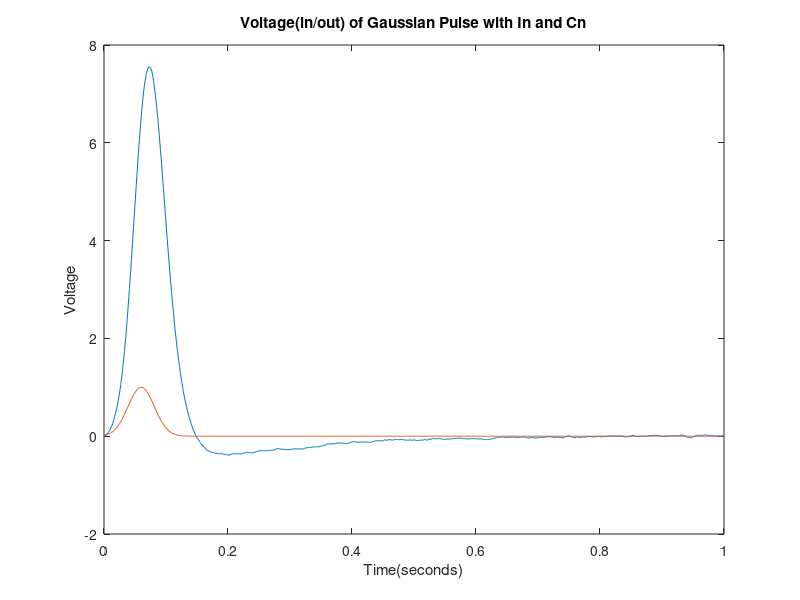
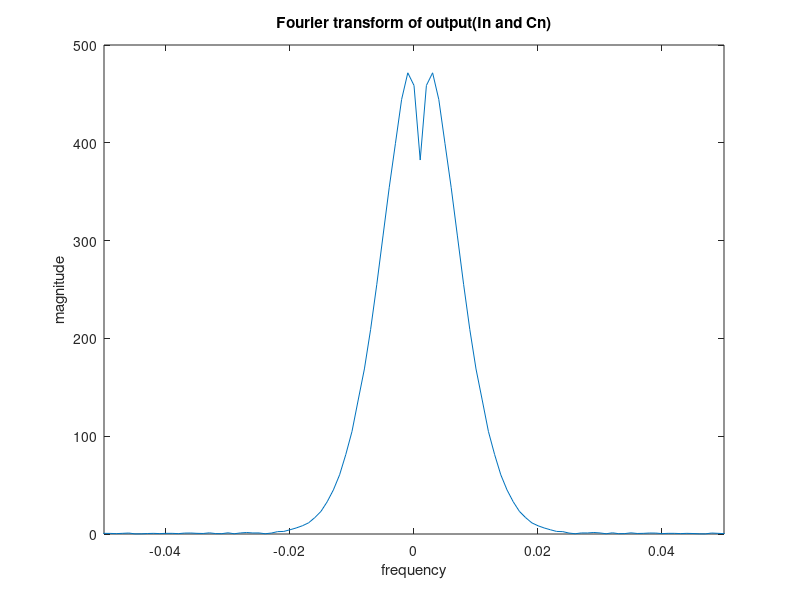
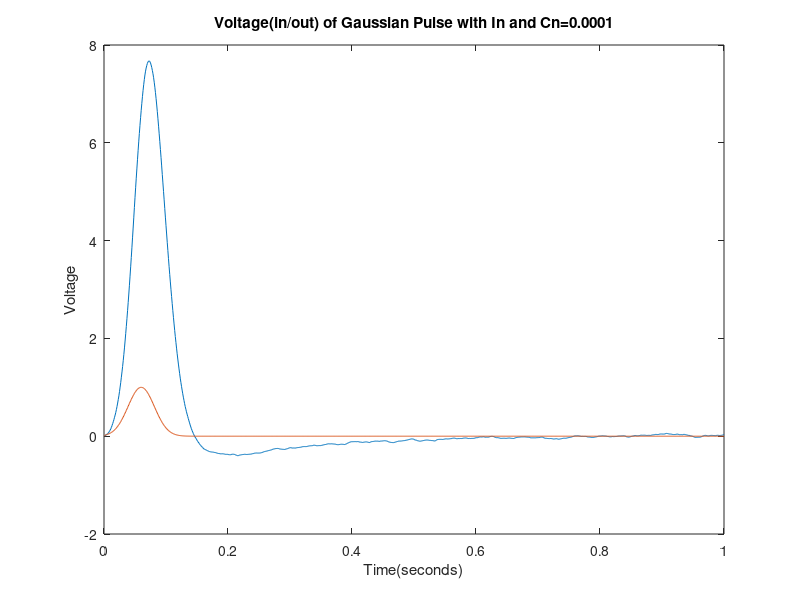
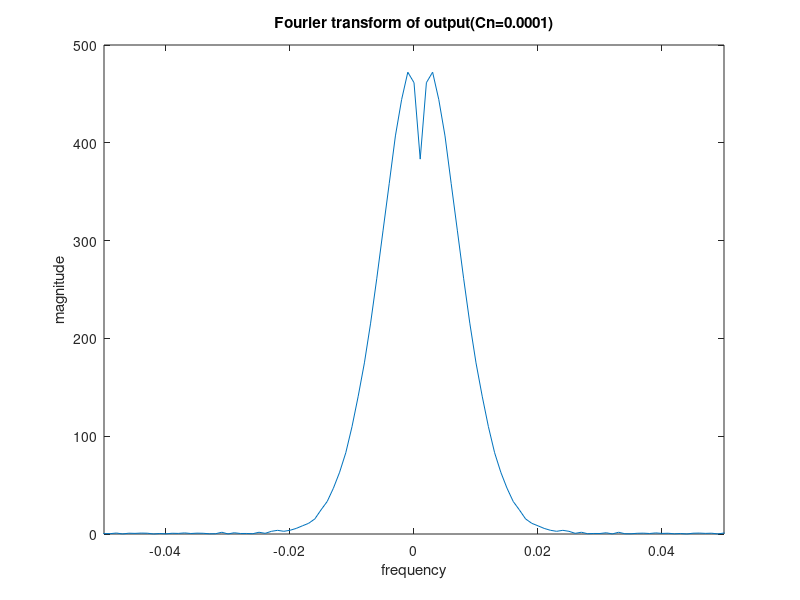

These charts were generated, in order, by the following MATLAB code:
clear all

runTime = 1; %given in seconds
timecuts = 1000;
dt =runTime/timecuts;

R1=1;
C1=0.25;
R2=2;
L1=0.2;
R3=10;
a=100;
R4=0.1;
Ro=1000;
Cn=0.00001;
     

C = [  0, 0,   0,  0, 0, 0, 0, 0; ... V1
     -C1,C1,   0,  0, 0, 0, 0, 0; ... V2
       0, 0, -L1,  0, 0, 0, 0, 0; ... I1
       0, 0,   0, Cn, 0, 0, 0, 0; ... V3
       0, 0,   0,  0, 0, 0, 0, 0; ... I3
       0, 0,   0, Cn, 0, 0, 0, 0; ... V4
       0, 0,   0,  0, 0, 0, 0, 0; ... In
       0, 0,   0,  0, 0, 0, 0, 0]   %Vo
   
   %     V1             V2  I1    V3  I3     V4  In            Vo  
G = [     1,             0,  0,    0,  0,     0,  0,            0; ... V1
      -1/R1, (1/R2 + 1/R1), -1,    0,  0,     0,  0,            0; ... V2
          0,             1,  0,   -1,  0,     0,  0,            0; ... I1
          0,             0, -1, 1/R3,  0,     0, -1,            0; ... V3
          0,             0,  0,    0, -a,     1,  0,            0; ... I3
          0,             0,  0, 1/R3, -1,     0, -1,            0; ... V4
          0,             0,  0,    0,  0,     0,  1,            0; ... In
          0,             0,  0,    0,  0, -1/R4,  0, (1/R4 +1/Ro)]   %Vo
   
%Gaussian pulse
mag = 1;
dev = 0.03;
delay = 0.06;
Flist = zeros(8,1,timecuts);
for count = 1:1:timecuts
    Flist(1,1,count) = mag*exp(-((count*dt-delay)/dev)^2);%for gaussian pulse
    Flist(7,1,count) = 0.001*randn;
end
Vlist = zeros(8,1,timecuts);

for count  = 2:1:timecuts
    A = C/dt +G;
    
    Vlist(:,:,count) = A\(C*Vlist(:,:,count-1)/dt +Flist(:,:,count));
end
      
V1list(1,:) = Vlist(1,1,:);
V2list(1,:) = Vlist(2,1,:);
ILlist(1,:) = Vlist(3,1,:);
I3list(1,:) = Vlist(4,1,:);
V4list(1,:) = Vlist(5,1,:);
Inlist(1,:) = Vlist(7,1,:);
Volist(1,:) = Vlist(8,1,:);

figure(7)
plot((1:timecuts).*dt,Volist(1,:))
xlabel('Time(seconds)')
ylabel('Voltage')
title('Voltage(in/out) of Gaussian Pulse with In and Cn')
hold on
plot((1:timecuts).*dt,V1list(1,:))
hold off

figure(8)
g = abs(fftshift(fft(Volist(1,:))));
plot(((1:length(g))/timecuts)-0.5,g)
xlim([-0.05 0.05])
xlabel('frequency')
ylabel('magnitude')
title('Fourier transform of output(In and Cn)')

%changing Cn
Cn=0.0001;
     

C = [  0, 0,   0,  0, 0, 0, 0, 0; ... V1
     -C1,C1,   0,  0, 0, 0, 0, 0; ... V2
       0, 0, -L1,  0, 0, 0, 0, 0; ... I1
       0, 0,   0, Cn, 0, 0, 0, 0; ... V3
       0, 0,   0,  0, 0, 0, 0, 0; ... I3
       0, 0,   0, Cn, 0, 0, 0, 0; ... V4
       0, 0,   0,  0, 0, 0, 0, 0; ... In
       0, 0,   0,  0, 0, 0, 0, 0];   %Vo

%Gaussian pulse
mag = 1;
dev = 0.03;
delay = 0.06;
Flist = zeros(8,1,timecuts);
for count = 1:1:timecuts
    Flist(1,1,count) = mag*exp(-((count*dt-delay)/dev)^2);%for gaussian pulse
    Flist(7,1,count) = 0.001*randn;
end
Vlist = zeros(8,1,timecuts);

for count  = 2:1:timecuts
    A = C/dt +G;
    
    Vlist(:,:,count) = A\(C*Vlist(:,:,count-1)/dt +Flist(:,:,count));
end
      
V1list(1,:) = Vlist(1,1,:);
V2list(1,:) = Vlist(2,1,:);
ILlist(1,:) = Vlist(3,1,:);
I3list(1,:) = Vlist(4,1,:);
V4list(1,:) = Vlist(5,1,:);
Inlist(1,:) = Vlist(7,1,:);
Volist(1,:) = Vlist(8,1,:);

figure(9)
plot((1:timecuts).*dt,Volist(1,:))
xlabel('Time(seconds)')
ylabel('Voltage')
title('Voltage(in/out) of Gaussian Pulse with In and Cn=0.0001')
hold on
plot((1:timecuts).*dt,V1list(1,:))
hold off

figure(10)
g = abs(fftshift(fft(Volist(1,:))));
plot(((1:length(g))/timecuts)-0.5,g)
xlim([-0.05 0.05])
xlabel('frequency')
ylabel('magnitude')
title('Fourier transform of output(Cn=0.0001)')

%new Cn
Cn=0.001;
     

C = [  0, 0,   0,  0, 0, 0, 0, 0; ... V1
     -C1,C1,   0,  0, 0, 0, 0, 0; ... V2
       0, 0, -L1,  0, 0, 0, 0, 0; ... I1
       0, 0,   0, Cn, 0, 0, 0, 0; ... V3
       0, 0,   0,  0, 0, 0, 0, 0; ... I3
       0, 0,   0, Cn, 0, 0, 0, 0; ... V4
       0, 0,   0,  0, 0, 0, 0, 0; ... In
       0, 0,   0,  0, 0, 0, 0, 0];   %Vo
   

%Gaussian pulse
mag = 1;
dev = 0.03;
delay = 0.06;
Flist = zeros(8,1,timecuts);
for count = 1:1:timecuts
    Flist(1,1,count) = mag*exp(-((count*dt-delay)/dev)^2);%for gaussian pulse
    Flist(7,1,count) = 0.001*randn;
end
Vlist = zeros(8,1,timecuts);

for count  = 2:1:timecuts
    A = C/dt +G;
    
    Vlist(:,:,count) = A\(C*Vlist(:,:,count-1)/dt +Flist(:,:,count));
end
      
V1list(1,:) = Vlist(1,1,:);
V2list(1,:) = Vlist(2,1,:);
ILlist(1,:) = Vlist(3,1,:);
I3list(1,:) = Vlist(4,1,:);
V4list(1,:) = Vlist(5,1,:);
Inlist(1,:) = Vlist(7,1,:);
Volist(1,:) = Vlist(8,1,:);

figure(11)
plot((1:timecuts).*dt,Volist(1,:))
xlabel('Time(seconds)')
ylabel('Voltage')
title('Voltage of Gaussian Pulse with In and Cn=0.001')
hold on
plot((1:timecuts).*dt,V1list(1,:))
hold off

figure(12)
g = abs(fftshift(fft(Volist(1,:))));
plot(((1:length(g))/timecuts)-0.5,g)
xlim([-0.05 0.05])
xlabel('frequency')
ylabel('magnitude')
title('Fourier transform of output(Cn=0.001)')


%new Cn
Cn=0.01;
     

C = [  0, 0,   0,  0, 0, 0, 0, 0; ... V1
     -C1,C1,   0,  0, 0, 0, 0, 0; ... V2
       0, 0, -L1,  0, 0, 0, 0, 0; ... I1
       0, 0,   0, Cn, 0, 0, 0, 0; ... V3
       0, 0,   0,  0, 0, 0, 0, 0; ... I3
       0, 0,   0, Cn, 0, 0, 0, 0; ... V4
       0, 0,   0,  0, 0, 0, 0, 0; ... In
       0, 0,   0,  0, 0, 0, 0, 0];   %Vo
   

%Gaussian pulse
mag = 1;
dev = 0.03;
delay = 0.06;
Flist = zeros(8,1,timecuts);
for count = 1:1:timecuts
    Flist(1,1,count) = mag*exp(-((count*dt-delay)/dev)^2);%for gaussian pulse
    Flist(7,1,count) = 0.001*randn;
end
Vlist = zeros(8,1,timecuts);

for count  = 2:1:timecuts
    A = C/dt +G;
    
    Vlist(:,:,count) = A\(C*Vlist(:,:,count-1)/dt +Flist(:,:,count));
end
      
V1list(1,:) = Vlist(1,1,:);
V2list(1,:) = Vlist(2,1,:);
ILlist(1,:) = Vlist(3,1,:);
I3list(1,:) = Vlist(4,1,:);
V4list(1,:) = Vlist(5,1,:);
Inlist(1,:) = Vlist(7,1,:);
Volist(1,:) = Vlist(8,1,:);

figure(13)
plot((1:timecuts).*dt,Volist(1,:))
xlabel('Time(seconds)')
ylabel('Voltage')
title('Voltage(in/out) of Gaussian Pulse with In and Cn=0.01')
hold on
plot((1:timecuts).*dt,V1list(1,:))
hold off

figure(14)
g = abs(fftshift(fft(Volist(1,:))));
plot(((1:length(g))/timecuts)-0.5,g)
xlim([-0.05 0.05])
xlabel('frequency')
ylabel('magnitude')
title('Fourier transform of output(Cn=0.01)')

disp('3.(c.6)Raising the Cn of the circuit tends to elongate the bandwidth')

clear all
%changing timesteps
runTime = 1; %given in seconds
timecuts = 100;
dt =runTime/timecuts;

R1=1;
C1=0.25;
R2=2;
L1=0.2;
R3=10;
a=100;
R4=0.1;
Ro=1000;
Cn=0.00001;
     

C = [  0, 0,   0,  0, 0, 0, 0, 0; ... V1
     -C1,C1,   0,  0, 0, 0, 0, 0; ... V2
       0, 0, -L1,  0, 0, 0, 0, 0; ... I1
       0, 0,   0, Cn, 0, 0, 0, 0; ... V3
       0, 0,   0,  0, 0, 0, 0, 0; ... I3
       0, 0,   0, Cn, 0, 0, 0, 0; ... V4
       0, 0,   0,  0, 0, 0, 0, 0; ... In
       0, 0,   0,  0, 0, 0, 0, 0];   %Vo
   
   %     V1             V2  I1    V3  I3     V4  In            Vo  
G = [     1,             0,  0,    0,  0,     0,  0,            0; ... V1
      -1/R1, (1/R2 + 1/R1), -1,    0,  0,     0,  0,            0; ... V2
          0,             1,  0,   -1,  0,     0,  0,            0; ... I1
          0,             0, -1, 1/R3,  0,     0, -1,            0; ... V3
          0,             0,  0,    0, -a,     1,  0,            0; ... I3
          0,             0,  0, 1/R3, -1,     0, -1,            0; ... V4
          0,             0,  0,    0,  0,     0,  1,            0; ... In
          0,             0,  0,    0,  0, -1/R4,  0, (1/R4 +1/Ro)];   %Vo

%Gaussian pulse
mag = 1;
dev = 0.03;
delay = 0.06;
Flist = zeros(8,1,timecuts);
for count = 1:1:timecuts
    Flist(1,1,count) = mag*exp(-((count*dt-delay)/dev)^2);%for gaussian pulse
    Flist(7,1,count) = 0.001*randn;
end
Vlist = zeros(8,1,timecuts);

for count  = 2:1:timecuts
    A = C/dt +G;
    
    Vlist(:,:,count) = A\(C*Vlist(:,:,count-1)/dt +Flist(:,:,count));
end
      
V1list(1,:) = Vlist(1,1,:);
V2list(1,:) = Vlist(2,1,:);
ILlist(1,:) = Vlist(3,1,:);
I3list(1,:) = Vlist(4,1,:);
V4list(1,:) = Vlist(5,1,:);
Inlist(1,:) = Vlist(7,1,:);
Volist(1,:) = Vlist(8,1,:);

figure(15)
plot((1:timecuts).*dt,Volist(1,:))
xlabel('Time(seconds)')
ylabel('Voltage')
title('Vout of Gaussian Pulse with In and Cn timesteps=100')
hold on
plot((1:timecuts).*dt,V1list(1,:))
hold off

figure(16)
g = abs(fftshift(fft(Volist(1,:))));
plot(((1:length(g))/timecuts)-0.5,g)
xlim([-0.5 0.5])
xlabel('frequency')
ylabel('magnitude')
title('Fourier transform of output(timesteps=100)')

%new timestep
clear all
runTime = 1; %given in seconds
timecuts = 10000;
dt =runTime/timecuts;

R1=1;
C1=0.25;
R2=2;
L1=0.2;
R3=10;
a=100;
R4=0.1;
Ro=1000;
Cn=0.00001;
     

C = [  0, 0,   0,  0, 0, 0, 0, 0; ... V1
     -C1,C1,   0,  0, 0, 0, 0, 0; ... V2
       0, 0, -L1,  0, 0, 0, 0, 0; ... I1
       0, 0,   0, Cn, 0, 0, 0, 0; ... V3
       0, 0,   0,  0, 0, 0, 0, 0; ... I3
       0, 0,   0, Cn, 0, 0, 0, 0; ... V4
       0, 0,   0,  0, 0, 0, 0, 0; ... In
       0, 0,   0,  0, 0, 0, 0, 0];   %Vo
   
   %     V1             V2  I1    V3  I3     V4  In            Vo  
G = [     1,             0,  0,    0,  0,     0,  0,            0; ... V1
      -1/R1, (1/R2 + 1/R1), -1,    0,  0,     0,  0,            0; ... V2
          0,             1,  0,   -1,  0,     0,  0,            0; ... I1
          0,             0, -1, 1/R3,  0,     0, -1,            0; ... V3
          0,             0,  0,    0, -a,     1,  0,            0; ... I3
          0,             0,  0, 1/R3, -1,     0, -1,            0; ... V4
          0,             0,  0,    0,  0,     0,  1,            0; ... In
          0,             0,  0,    0,  0, -1/R4,  0, (1/R4 +1/Ro)];   %Vo

%Gaussian pulse
mag = 1;
dev = 0.03;
delay = 0.06;
Flist = zeros(8,1,timecuts);
for count = 1:1:timecuts
    Flist(1,1,count) = mag*exp(-((count*dt-delay)/dev)^2);%for gaussian pulse
    Flist(7,1,count) = 0.001*randn;
end
Vlist = zeros(8,1,timecuts);

for count  = 2:1:timecuts
    A = C/dt +G;
    
    Vlist(:,:,count) = A\(C*Vlist(:,:,count-1)/dt +Flist(:,:,count));
end
      
V1list(1,:) = Vlist(1,1,:);
V2list(1,:) = Vlist(2,1,:);
ILlist(1,:) = Vlist(3,1,:);
I3list(1,:) = Vlist(4,1,:);
V4list(1,:) = Vlist(5,1,:);
Inlist(1,:) = Vlist(7,1,:);
Volist(1,:) = Vlist(8,1,:);

figure(17)
plot((1:timecuts).*dt,Volist(1,:))
xlabel('Time(seconds)')
ylabel('Voltage')
title('Voltage(in/out) of Gaussian Pulse with In and Cn timesteps=10000')
hold on
plot((1:timecuts).*dt,V1list(1,:))
hold off

figure(18)
g = abs(fftshift(fft(Volist(1,:))));
plot(((1:length(g))/timecuts)-0.5,g)
xlim([-0.005 0.005])
xlabel('frequency')
ylabel('magnitude')
title('Fourier transform of output(timesteps=10000)')
      
      

disp('3.(c.7) changing the timesteps with the In and Cn added,')
disp('causes the peak positions to change, and the noise to become more or less')
disp(' significant. Raising the time steps reduces noise, and lowering it increases it.')
disp('This is suspected to occur because it is changing how long a noise signal')
disp('Will affect the circuit, including some of its transience')
      
      
      